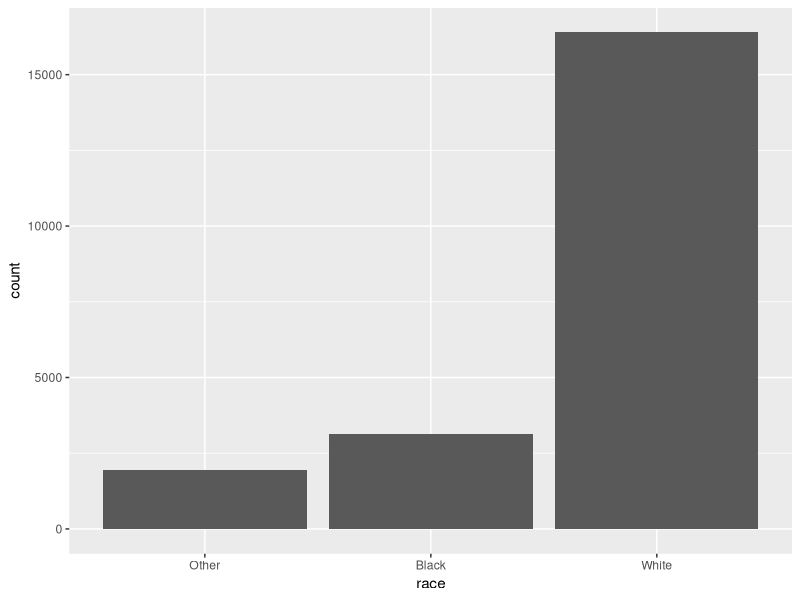
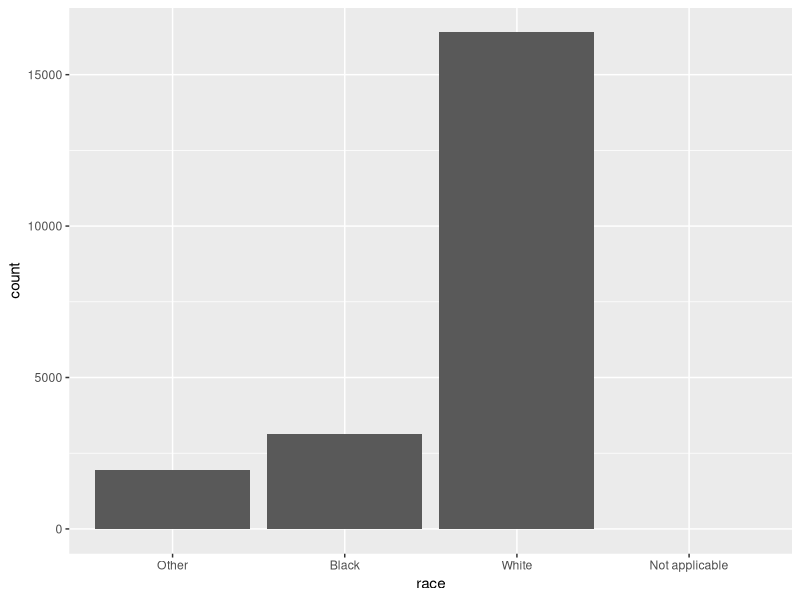
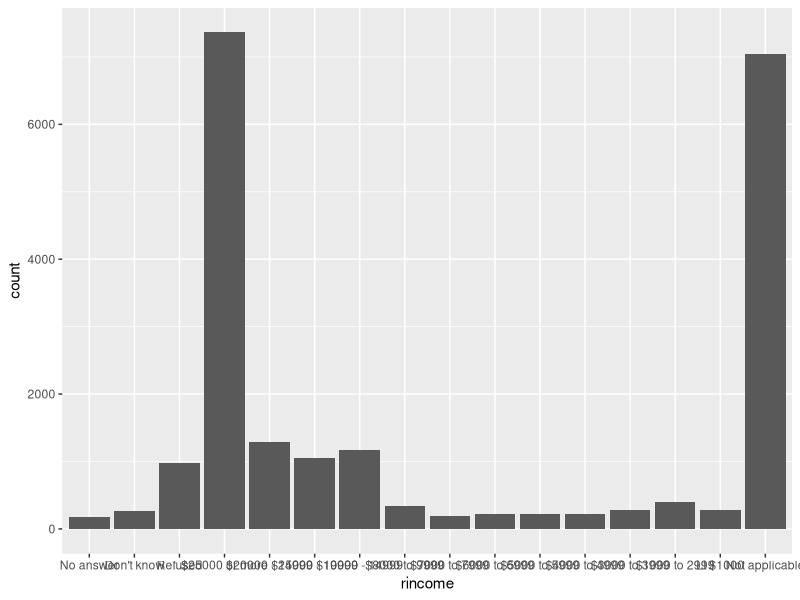
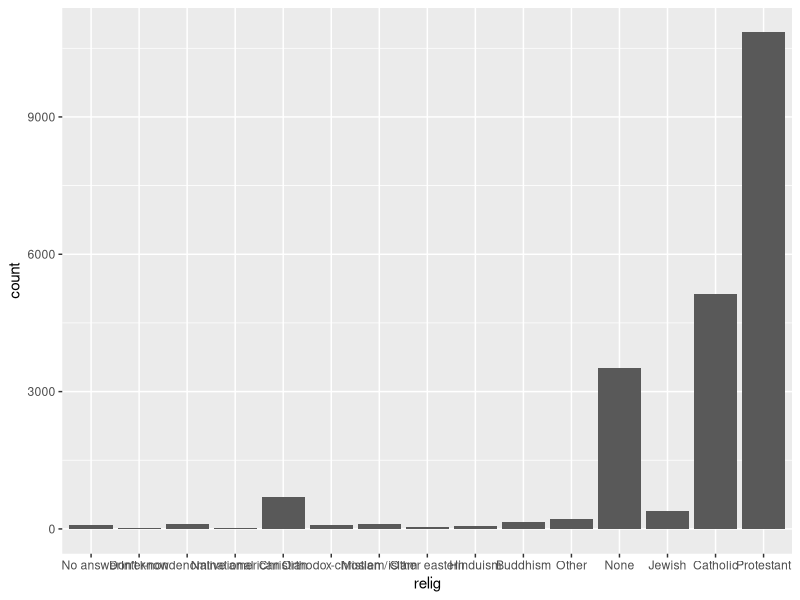
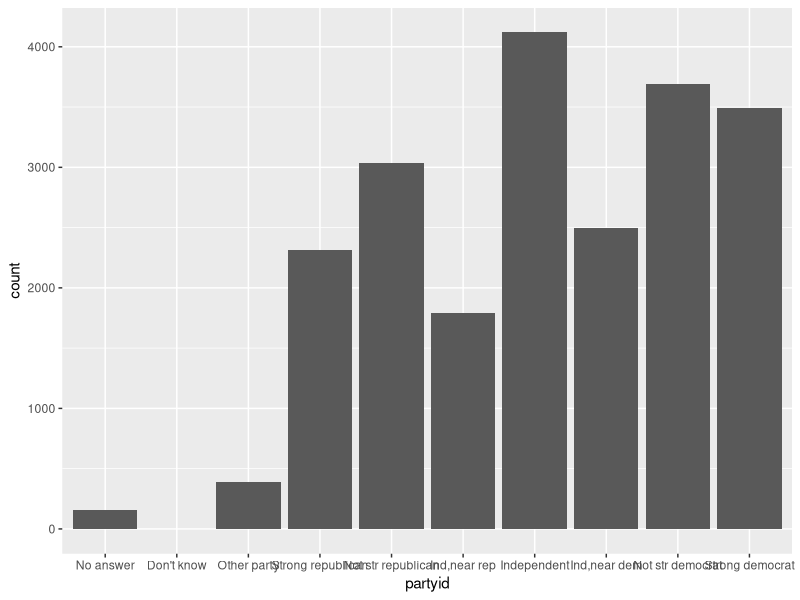

Source code (R) for these figures, in order:
library(tidyverse)
library(forcats)

x1 <- c("Dec", "Apr", "Jan", "Mar")

x2 <- c("Dec", "Apr", "Jam", "Mar")

sort(x1)

month_levels <- c(
  "Jan", "Feb", "Mar", "Apr", "May", "Jun",
  "Jul", "Aug", "Sep", "Oct", "Nov", "Dec"
)

y1 <- factor(x1, levels = month_levels)
y1

sort(y1)

y2 <- factor(x2, levels = month_levels)
y2

y2 <- parse_factor(x2, levels = month_levels)

factor(x1)

#if you want order of levels to match order in dataset, use unique
f1 <- factor(x1, levels = unique(x1))
f1

f2 <- x1 %>% factor() %>% fct_inorder()
f2

#forcats::gss_cat is data from the General Social Survey
gss_cat %>%
  count(race)

ggplot(gss_cat, aes(race)) +
  geom_bar()

#force ggplot to show levels with no value
ggplot(gss_cat, aes(race)) +
  geom_bar() +
  scale_x_discrete(drop = FALSE)

#explore rincome(reported income)
ggplot(gss_cat, aes(rincome)) +
  geom_bar()

#bar chart was cramp, try count
gss_cat %>%
  count(rincome)

#most common relig?
ggplot(gss_cat, aes(relig)) +
  geom_bar()

gss_cat %>%
  count(relig)
#answer protestant

#what is most common partyid?
ggplot(gss_cat, aes(partyid)) +
  geom_bar()

gss_cat %>%
  count(partyid)
